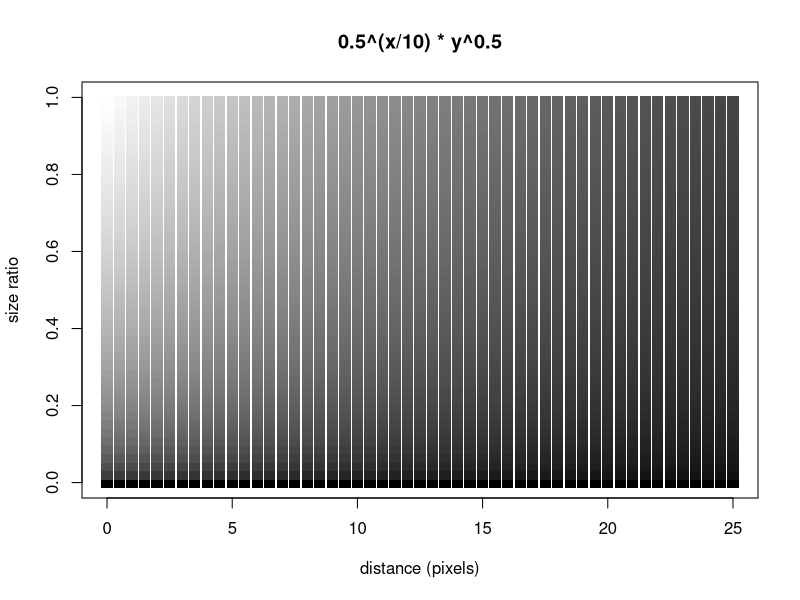

Write the R code that produced this figure.
f1 <- function(x,y) { return( (0.5^(x/10)) * (y^0.5) ) }

pdf("test.pdf")

plot(0,0,xlim=c(0,25),ylim=c(0,1),xlab="distance (pixels)", ylab="size ratio",type="n", main="0.5^(x/10) * y^0.5")
for (x in seq(0,25,0.5)) {
  for (y in seq(0,1,0.022)) {
    z <- f1(x,y)^0.75
    points(x,y,pch=15,cex=1.5, col=rgb(z,z,z))
  }
}

dev.off()